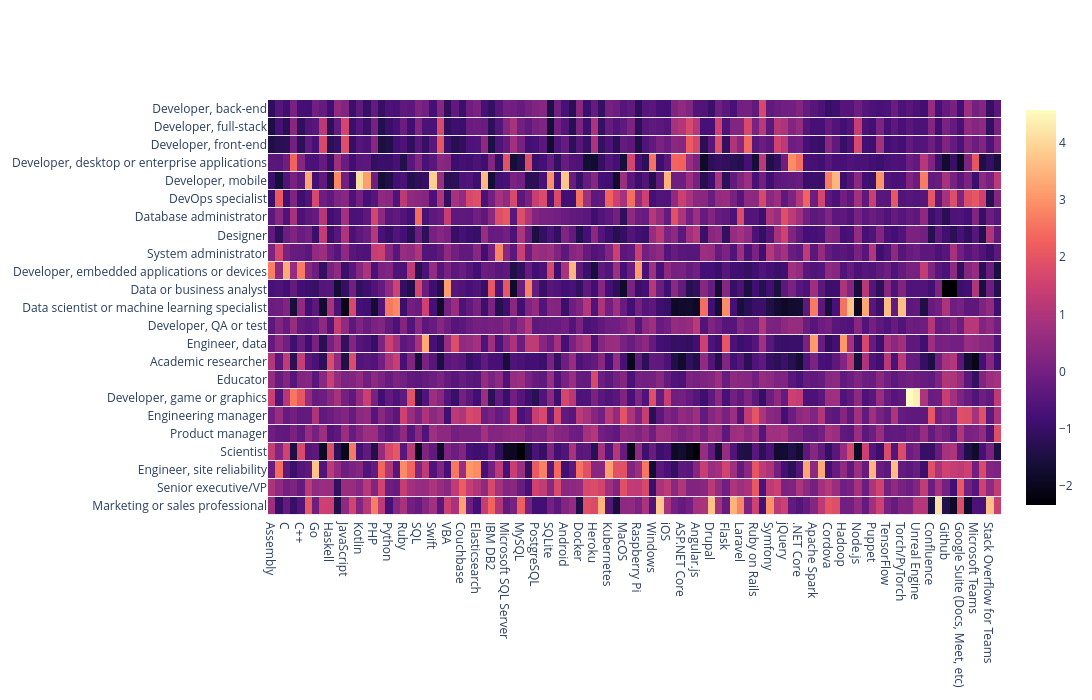

Here is the notebook cell this chart was saved with:
### Markdown cell above
## Normalization

### Code cell
std_skills = StandardScaler().fit_transform(skills)
std_skills = pd.DataFrame(std_skills, columns=skills.columns, index=skills.index)
fig = go.Figure(data=go.Heatmap(z=std_skills, x=skills.columns,y=skills.index, colorscale='magma', ygap=1))
fig.update_layout(width=2500, height=700)
fig.show()

### Figure 1 — Plotly figure (JSON) as saved in the notebook; plotly's stock layout.template omitted (floating-point values rounded to 4 significant figures; data arrays with more than 128 entries replaced by an {"elided": "..."} marker saying what was removed)
{"data": [{"colorscale": [[0, "#000004"], [0.1111, "#180f3d"], [0.2222, "#440f76"], [0.3333, "#721f81"], [0.4444, "#9e2f7f"], [0.5556, "#cd4071"], [0.6667, "#f1605d"], [0.7778, "#fd9668"], [0.8889, "#feca8d"], [1, "#fcfdbf"]], "type": "heatmap", "x": ["Assembly", "Bash/Shell/PowerShell", "C", "C#", "C++", "Dart", "Go", "HTML/CSS", "Haskell", "Java", "JavaScript", "Julia", "Kotlin", "Objective-C", "PHP", "Perl", "Python", "R", "Ruby", "Rust", "SQL", "Scala", "Swift", "TypeScript", "VBA", "Cassandra", "Couchbase", "DynamoDB", "Elasticsearch", "Firebase", "IBM DB2", "MariaDB", "Microsoft SQL Server", "MongoDB", "MySQL", "Oracle", "PostgreSQL", "Redis", "SQLite", "AWS", "Android", "Arduino", "Docker", "Google Cloud Platform", "Heroku", "IBM Cloud or Watson", "Kubernetes", "Linux", "MacOS", "Microsoft Azure", "Raspberry Pi", "Slack Apps and Integrations", "Windows", "WordPress", "iOS", "ASP.NET", "ASP.NET Core", "Angular", "Angular.js", "Django", "Drupal", "Express", "Flask", "Gatsby", "Laravel", "React.js", "Ruby on Rails", "Spring", "Symfony", "Vue.js", "jQuery", ".NET", ".NET Core", "Ansible", "Apache Spark", "Chef", "Cordova", "Flutter", "Hadoop", "Keras", "Node.js", "Pandas", "Puppet", "React Native", "TensorFlow", "Teraform", "Torch/PyTorch", "Unity 3D", "Unreal Engine", "Xamarin", "Confluence", "Facebook Workplace", "Github", "Gitlab", "Google Suite (Docs, Meet, etc)", "Jira", "Microsoft Azure", "Microsoft Teams", "Slack", "Stack Overflow for Teams", "Trello"], "y": ["Marketing or sales professional", "Senior executive/VP", "Engineer, site reliability", "Scientist", "Product manager", "Engineering manager", "Developer, game or graphics", "Educator", "Academic researcher", "Engineer, data", "Developer, QA or test", "Data scientist or machine learning specialist", "Data or business analyst", "Developer, embedded applications or devices", "System administrator", "Designer", "Database administrator", "DevOps specialist", "Developer, mobile", "Developer, desktop or enterprise applications", "Developer, front-end", "Developer, full-stack", "Developer, back-end"], "ygap": 1, "z": {"elided": "23x101 float values"}}], "layout": {"height": 700, "width": 2500}}
